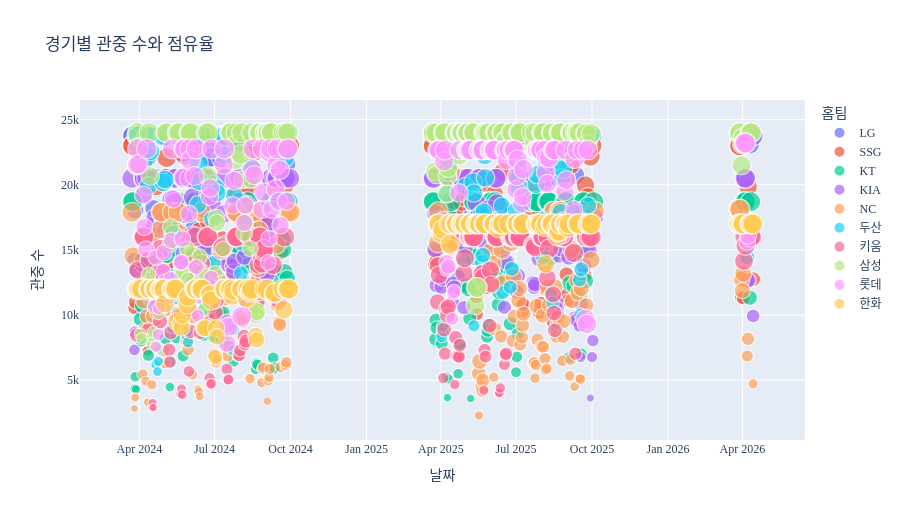

Notebook code for this chart:
### Code cell
fig = px.scatter(
    work,
    x='date',
    y='attendance',
    color='home_team',
    size='attendance_rate_pct',
    hover_data=['weekday', 'away_team', 'stadium', 'attendance_rate_pct', 'crowd_level'],
    title='경기별 관중 수와 점유율',
    labels={'date': '날짜', 'attendance': '관중 수', 'home_team': '홈팀'},
)
fig.update_layout(font_family=PLOTLY_FONT, height=520)
fig.show()

### Figure 1 — Plotly figure (JSON) as saved in the notebook; plotly's stock layout.template omitted (floating-point values rounded to 4 significant figures; data arrays with more than 128 entries replaced by an {"elided": "..."} marker saying what was removed)
{"data": [{"customdata": {"elided": "153x5 mixed values"}, "hovertemplate": "홈팀=LG<br>날짜=%{x}<br>관중 수=%{y}<br>attendance_rate_pct=%{customdata[3]}<br>weekday=%{customdata[0]}<br>away_team=%{customdata[1]}<br>stadium=%{customdata[2]}<br>crowd_level=%{customdata[4]}<extra></extra>", "legendgroup": "LG", "marker": {"color": "#636efa", "size": {"elided": "153 float values"}, "sizemode": "area", "sizeref": 0.2548, "symbol": "circle"}, "mode": "markers", "name": "LG", "showlegend": true, "type": "scattergl", "x": {"elided": "153 str values"}, "xaxis": "x", "y": {"elided": "153 float values"}, "yaxis": "y"}, {"customdata": {"elided": "152x5 mixed values"}, "hovertemplate": "홈팀=SSG<br>날짜=%{x}<br>관중 수=%{y}<br>attendance_rate_pct=%{customdata[3]}<br>weekday=%{customdata[0]}<br>away_team=%{customdata[1]}<br>stadium=%{customdata[2]}<br>crowd_level=%{customdata[4]}<extra></extra>", "legendgroup": "SSG", "marker": {"color": "#EF553B", "size": {"elided": "152 float values"}, "sizemode": "area", "sizeref": 0.2548, "symbol": "circle"}, "mode": "markers", "name": "SSG", "showlegend": true, "type": "scattergl", "x": {"elided": "152 str values"}, "xaxis": "x", "y": {"elided": "152 float values"}, "yaxis": "y"}, {"customdata": {"elided": "150x5 mixed values"}, "hovertemplate": "홈팀=KT<br>날짜=%{x}<br>관중 수=%{y}<br>attendance_rate_pct=%{customdata[3]}<br>weekday=%{customdata[0]}<br>away_team=%{customdata[1]}<br>stadium=%{customdata[2]}<br>crowd_level=%{customdata[4]}<extra></extra>", "legendgroup": "KT", "marker": {"color": "#00cc96", "size": {"elided": "150 float values"}, "sizemode": "area", "sizeref": 0.2548, "symbol": "circle"}, "mode": "markers", "name": "KT", "showlegend": true, "type": "scattergl", "x": {"elided": "150 str values"}, "xaxis": "x", "y": {"elided": "150 float values"}, "yaxis": "y"}, {"customdata": {"elided": "150x5 mixed values"}, "hovertemplate": "홈팀=KIA<br>날짜=%{x}<br>관중 수=%{y}<br>attendance_rate_pct=%{customdata[3]}<br>weekday=%{customdata[0]}<br>away_team=%{customdata[1]}<br>stadium=%{customdata[2]}<br>crowd_level=%{customdata[4]}<extra></extra>", "legendgroup": "KIA", "marker": {"color": "#ab63fa", "size": {"elided": "150 float values"}, "sizemode": "area", "sizeref": 0.2548, "symbol": "circle"}, "mode": "markers", "name": "KIA", "showlegend": true, "type": "scattergl", "x": {"elided": "150 str values"}, "xaxis": "x", "y": {"elided": "150 float values"}, "yaxis": "y"}, {"customdata": {"elided": "152x5 mixed values"}, "hovertemplate": "홈팀=NC<br>날짜=%{x}<br>관중 수=%{y}<br>attendance_rate_pct=%{customdata[3]}<br>weekday=%{customdata[0]}<br>away_team=%{customdata[1]}<br>stadium=%{customdata[2]}<br>crowd_level=%{customdata[4]}<extra></extra>", "legendgroup": "NC", "marker": {"color": "#FFA15A", "size": {"elided": "152 float values"}, "sizemode": "area", "sizeref": 0.2548, "symbol": "circle"}, "mode": "markers", "name": "NC", "showlegend": true, "type": "scattergl", "x": {"elided": "152 str values"}, "xaxis": "x", "y": {"elided": "152 float values"}, "yaxis": "y"}, {"customdata": {"elided": "149x5 mixed values"}, "hovertemplate": "홈팀=두산<br>날짜=%{x}<br>관중 수=%{y}<br>attendance_rate_pct=%{customdata[3]}<br>weekday=%{customdata[0]}<br>away_team=%{customdata[1]}<br>stadium=%{customdata[2]}<br>crowd_level=%{customdata[4]}<extra></extra>", "legendgroup": "두산", "marker": {"color": "#19d3f3", "size": {"elided": "149 float values"}, "sizemode": "area", "sizeref": 0.2548, "symbol": "circle"}, "mode": "markers", "name": "두산", "showlegend": true, "type": "scattergl", "x": {"elided": "149 str values"}, "xaxis": "x", "y": {"elided": "149 float values"}, "yaxis": "y"}, {"customdata": {"elided": "150x5 mixed values"}, "hovertemplate": "홈팀=키움<br>날짜=%{x}<br>관중 수=%{y}<br>attendance_rate_pct=%{customdata[3]}<br>weekday=%{customdata[0]}<br>away_team=%{customdata[1]}<br>stadium=%{customdata[2]}<br>crowd_level=%{customdata[4]}<extra></extra>", "legendgroup": "키움", "marker": {"color": "#FF6692", "size": {"elided": "150 float values"}, "sizemode": "area", "sizeref": 0.2548, "symbol": "circle"}, "mode": "markers", "name": "키움", "showlegend": true, "type": "scattergl", "x": {"elided": "150 str values"}, "xaxis": "x", "y": {"elided": "150 float values"}, "yaxis": "y"}, {"customdata": {"elided": "152x5 mixed values"}, "hovertemplate": "홈팀=삼성<br>날짜=%{x}<br>관중 수=%{y}<br>attendance_rate_pct=%{customdata[3]}<br>weekday=%{customdata[0]}<br>away_team=%{customdata[1]}<br>stadium=%{customdata[2]}<br>crowd_level=%{customdata[4]}<extra></extra>", "legendgroup": "삼성", "marker": {"color": "#B6E880", "size": {"elided": "152 float values"}, "sizemode": "area", "sizeref": 0.2548, "symbol": "circle"}, "mode": "markers", "name": "삼성", "showlegend": true, "type": "scattergl", "x": {"elided": "152 str values"}, "xaxis": "x", "y": {"elided": "152 float values"}, "yaxis": "y"}, {"customdata": {"elided": "149x5 mixed values"}, "hovertemplate": "홈팀=롯데<br>날짜=%{x}<br>관중 수=%{y}<br>attendance_rate_pct=%{customdata[3]}<br>weekday=%{customdata[0]}<br>away_team=%{customdata[1]}<br>stadium=%{customdata[2]}<br>crowd_level=%{customdata[4]}<extra></extra>", "legendgroup": "롯데", "marker": {"color": "#FF97FF", "size": {"elided": "149 float values"}, "sizemode": "area", "sizeref": 0.2548, "symbol": "circle"}, "mode": "markers", "name": "롯데", "showlegend": true, "type": "scattergl", "x": {"elided": "149 str values"}, "xaxis": "x", "y": {"elided": "149 float values"}, "yaxis": "y"}, {"customdata": {"elided": "153x5 mixed values"}, "hovertemplate": "홈팀=한화<br>날짜=%{x}<br>관중 수=%{y}<br>attendance_rate_pct=%{customdata[3]}<br>weekday=%{customdata[0]}<br>away_team=%{customdata[1]}<br>stadium=%{customdata[2]}<br>crowd_level=%{customdata[4]}<extra></extra>", "legendgroup": "한화", "marker": {"color": "#FECB52", "size": {"elided": "153 float values"}, "sizemode": "area", "sizeref": 0.2548, "symbol": "circle"}, "mode": "markers", "name": "한화", "showlegend": true, "type": "scattergl", "x": {"elided": "153 str values"}, "xaxis": "x", "y": {"elided": "153 float values"}, "yaxis": "y"}], "layout": {"font": {"family": "Malgun Gothic"}, "height": 520, "legend": {"itemsizing": "constant", "title": {"text": "홈팀"}, "tracegroupgap": 0}, "title": {"text": "경기별 관중 수와 점유율"}, "xaxis": {"anchor": "y", "domain": [0, 1], "title": {"text": "날짜"}}, "yaxis": {"anchor": "x", "domain": [0, 1], "title": {"text": "관중 수"}}}}
